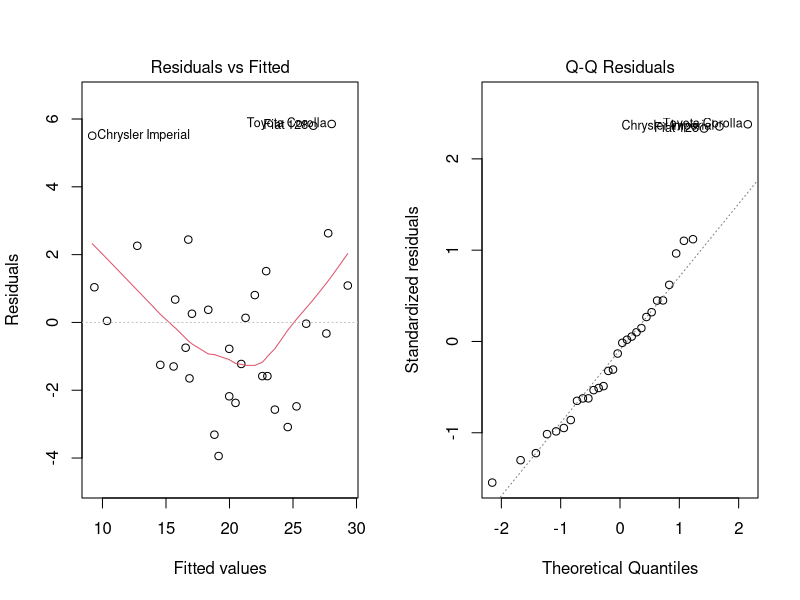
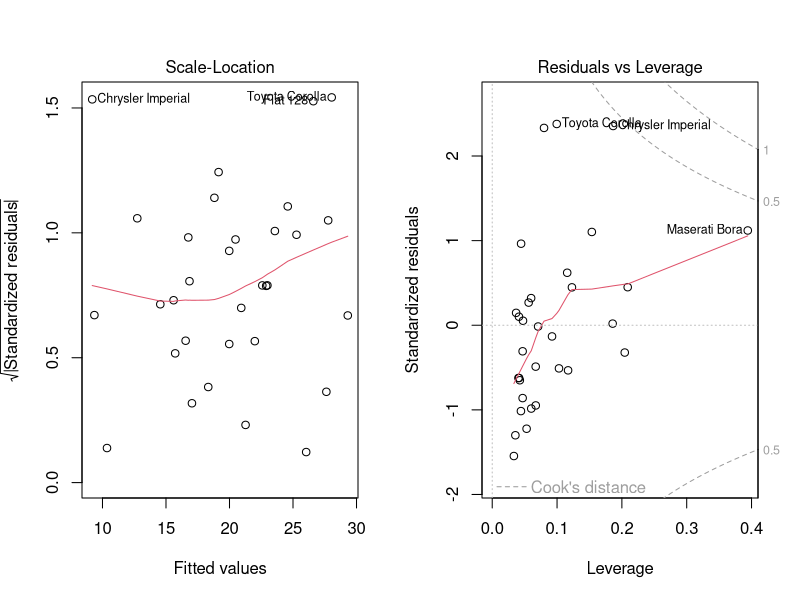
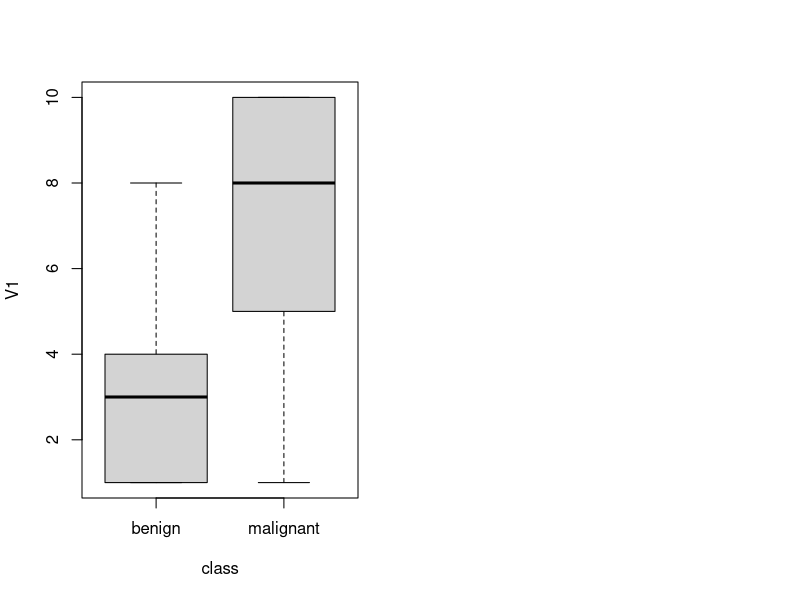

Reproduce these figures in R, in order.
## ---- chunk 1
#(a)
head(mtcars)
model1=lm(mpg~ wt + hp, data=mtcars)
summary(model1)
## ---- chunk 2
#(b)
# Basic diagnostic plots
par(mfrow = c(1, 2))
plot(model1)
## ---- chunk 3
#(c)
car::vif(model1)
## ---- chunk 4
#(d)
model2=lm(mpg~ wt*hp, data=mtcars)
anova(model1,model2)
## ---- chunk 5
data(biopsy, package = "MASS")
biopsy <- na.omit(biopsy)
biopsy$class <- factor(biopsy$class,
 levels =c("benign","malignant"))
## ---- chunk 6
#(a)
boxplot(V1 ~ class, data = biopsy)

## ---- chunk 7
#(b)
logit <- glm(class ~ V1 + V2 + V3, data = biopsy, family = binomial)
summary(logit)
exp(coef(logit)) 
## ---- chunk 8
#(c)
prob <- predict(logit, type = "response")
pred <- ifelse(prob > 0.5, "malignant", "benign")
cm <- table(Predicted = pred, Actual = biopsy$class)
cm
accuracy <- sum(diag(cm)) / sum(cm)

sensitivity <- cm[2,2] / sum(cm[2, ])

specificity <- cm[1,1] / sum(cm[1, ])

print(accuracy)
print(sensitivity)
print(specificity)           
## ---- chunk 9
#(d)
library(tidyverse)
newdata <- tibble(V1=5, V2=4,V3=4)
predict(logit, newdata, type="response")
